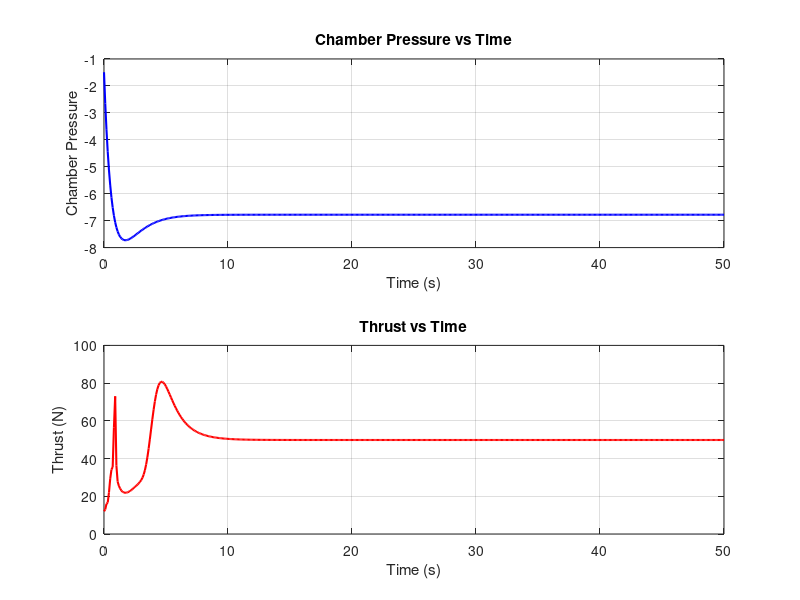

Write MATLAB code to recreate this figure.
% MATLAB Code for PID Control Simulation with Calculation Menu

% Define Gaussian curve equation (thrust as a function of chamber pressure)
gaussian_curve = @(x) ...
    35.2635 * exp(-((x + 6.5205) / 1.7439)^2) + ...
    47.8407 * exp(-((x + 6.9833) / 0.1902)^2) + ...
    559.6959 * exp(-((x + 6.5290) / 0.0020)^2) + ...
    15.3750 * exp(-((x + 4.9538) / 0.0056)^2) + ...
    8.1547 * exp(-((x + 1.3883) / 0.6201)^2) + ...
    0.4184 * exp(-((x - 0.1653) / 0.0251)^2) + ...
    14.5778 * exp(-((x + 3.2504) / 1.5610)^2);

% Simulation parameters
time_step = 0.1;    % Simulation time step in seconds
total_time = 50;    % Total simulation time in seconds
sim_steps = total_time / time_step;

% PID controller parameters
Kp = 2;             % Proportional gain
Ki = 001;           % Integral gain
Kd = 0.01;           % Derivative gain

% Initialize variables
target_thrust = 50;  % Target thrust in Newtons
current_thrust = 0;   % Initial thrust
current_pressure = 0; % Initial chamber pressure
target_pressure = 0;  % To be calculated
error_integral = 0;   % Integral of error
previous_error = 0;   % Previous error for derivative calculation

% Find the chamber pressure corresponding to the target thrust
pressure_range = -10:0.01:10; % Define a range for chamber pressure
thrust_values = arrayfun(gaussian_curve, pressure_range); % Compute thrust for each pressure
[~, idx] = min(abs(thrust_values - target_thrust));       % Find the closest thrust value
target_pressure = pressure_range(idx);                   % Target chamber pressure

% Display initial target values
fprintf('=== Initial Calculations ===\n');
fprintf('Target Thrust: %.2f N\n', target_thrust);
fprintf('Target Chamber Pressure: %.2f\n\n', target_pressure);

% Simulation loop
time = 0:time_step:total_time;
pressure_values = zeros(size(time)); % To store pressure over time
thrust_values_sim = zeros(size(time)); % To store thrust over time

for i = 1:length(time)
    % Calculate the error
    error = target_pressure - current_pressure;

    % PID control calculations
    error_integral = error_integral + error * time_step;               % Integral term
    error_derivative = (error - previous_error) / time_step;           % Derivative term
    control_signal = Kp * error + Ki * error_integral + Kd * error_derivative; % PID formula

    % Update current pressure based on control signal (system dynamics)
    current_pressure = current_pressure + control_signal * time_step;

    % Calculate current thrust using the Gaussian curve
    current_thrust = gaussian_curve(current_pressure);

    % Store results for plotting
    pressure_values(i) = current_pressure;
    thrust_values_sim(i) = current_thrust;

    % Display calculations in command window
    fprintf('Time: %.1f s\n', time(i));
    fprintf('Target Thrust: %.2f N\n', target_thrust);
    fprintf('Target Chamber Pressure: %.2f\n', target_pressure);
    fprintf('Current Chamber Pressure: %.2f\n', current_pressure);
    fprintf('Current Thrust: %.2f N\n', current_thrust);
    fprintf('--------------------------------\n');

    % Update previous error
    previous_error = error;
end

% Plot the results
figure;
subplot(2, 1, 1);
plot(time, pressure_values, 'b-', 'LineWidth', 1.5);
xlabel('Time (s)');
ylabel('Chamber Pressure');
title('Chamber Pressure vs Time');
grid on;

subplot(2, 1, 2);
plot(time, thrust_values_sim, 'r-', 'LineWidth', 1.5);
xlabel('Time (s)');
ylabel('Thrust (N)');
title('Thrust vs Time');
grid on;

disp(['Target Pressure: ', num2str(target_pressure)]);
